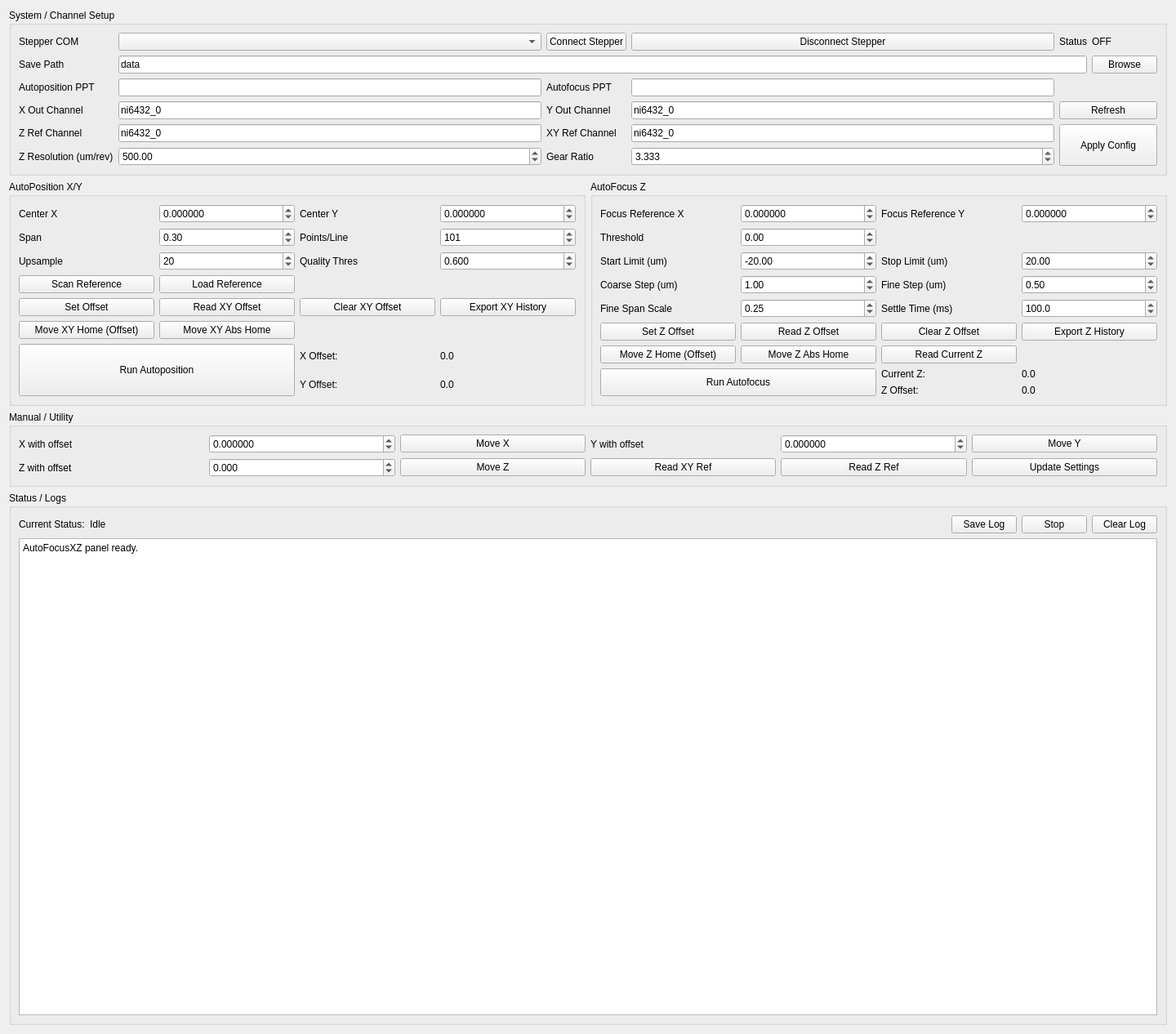
<?xml version="1.0" encoding="UTF-8"?>
<ui version="4.0">
 <class>autofocusXZ</class>
 <widget class="QWidget" name="autofocusXZ">
  <property name="geometry">
   <rect>
    <x>0</x>
    <y>0</y>
    <width>1440</width>
    <height>1266</height>
   </rect>
  </property>
  <property name="sizePolicy">
   <sizepolicy hsizetype="Maximum" vsizetype="Preferred">
    <horstretch>0</horstretch>
    <verstretch>0</verstretch>
   </sizepolicy>
  </property>
  <property name="maximumSize">
   <size>
    <width>1440</width>
    <height>16777215</height>
   </size>
  </property>
  <property name="windowTitle">
   <string>AutoFocus / AutoPosition XZ</string>
  </property>
  <layout class="QVBoxLayout" name="verticalLayoutMain">
   <item>
    <widget class="QGroupBox" name="groupBoxSystem">
     <property name="title">
      <string>System / Channel Setup</string>
     </property>
     <layout class="QGridLayout" name="gridLayoutSystem">
      <item row="1" column="5">
       <widget class="QPushButton" name="btnBrowseSavePath">
        <property name="text">
         <string>Browse</string>
        </property>
       </widget>
      </item>
      <item row="3" column="2">
       <widget class="QLabel" name="labelYDev">
        <property name="text">
         <string>Y Out Channel</string>
        </property>
       </widget>
      </item>
      <item row="3" column="3">
       <widget class="QLineEdit" name="lineYDevice">
        <property name="text">
         <string>ni6432_0</string>
        </property>
       </widget>
      </item>
      <item row="4" column="2">
       <widget class="QLabel" name="labelXYRefDev">
        <property name="text">
         <string>XY Ref Channel</string>
        </property>
       </widget>
      </item>
      <item row="4" column="0">
       <widget class="QLabel" name="labelZRefDev">
        <property name="text">
         <string>Z Ref Channel</string>
        </property>
       </widget>
      </item>
      <item row="4" column="1">
       <widget class="QLineEdit" name="lineZRefDevice">
        <property name="text">
         <string>ni6432_0</string>
        </property>
       </widget>
      </item>
      <item row="3" column="4" colspan="2">
       <widget class="QPushButton" name="btn_refreshListChannels">
        <property name="text">
         <string>Refresh</string>
        </property>
       </widget>
      </item>
      <item row="4" column="3">
       <widget class="QLineEdit" name="lineXYRefDevice">
        <property name="text">
         <string>ni6432_0</string>
        </property>
       </widget>
      </item>
      <item row="2" column="1">
       <widget class="QLineEdit" name="autoPositionPptPath">
        <property name="readOnly">
         <bool>true</bool>
        </property>
       </widget>
      </item>
      <item row="2" column="3">
       <widget class="QLineEdit" name="autoFocusPptPath">
        <property name="readOnly">
         <bool>true</bool>
        </property>
       </widget>
      </item>
      <item row="2" column="2">
       <widget class="QLabel" name="labelReportPptPath">
        <property name="text">
         <string>Autofocus PPT</string>
        </property>
       </widget>
      </item>
      <item row="0" column="3">
       <widget class="QPushButton" name="disconnect_com_btn">
        <property name="text">
         <string>Disconnect Stepper</string>
        </property>
       </widget>
      </item>
      <item row="1" column="1" colspan="4">
       <widget class="QLineEdit" name="lineSavePath">
        <property name="text">
         <string>data</string>
        </property>
       </widget>
      </item>
      <item row="0" column="5">
       <widget class="QLabel" name="ard_label_status">
        <property name="text">
         <string>OFF</string>
        </property>
       </widget>
      </item>
      <item row="1" column="0">
       <widget class="QLabel" name="labelSavePath">
        <property name="text">
         <string>Save Path</string>
        </property>
       </widget>
      </item>
      <item row="3" column="1">
       <widget class="QLineEdit" name="lineXDevice">
        <property name="text">
         <string>ni6432_0</string>
        </property>
       </widget>
      </item>
      <item row="0" column="1">
       <widget class="QComboBox" name="comboComPort"/>
      </item>
      <item row="2" column="0">
       <widget class="QLabel" name="labelCurrentMapPath">
        <property name="text">
         <string>Autoposition PPT</string>
        </property>
       </widget>
      </item>
      <item row="0" column="4">
       <widget class="QLabel" name="labelStatusT">
        <property name="text">
         <string>Status</string>
        </property>
       </widget>
      </item>
      <item row="0" column="2">
       <widget class="QPushButton" name="connect_com_btn">
        <property name="text">
         <string>Connect Stepper</string>
        </property>
       </widget>
      </item>
      <item row="3" column="0">
       <widget class="QLabel" name="labelXDev">
        <property name="text">
         <string>X Out Channel</string>
        </property>
       </widget>
      </item>
      <item row="0" column="0">
       <widget class="QLabel" name="labelCom">
        <property name="text">
         <string>Stepper COM</string>
        </property>
       </widget>
      </item>
      <item row="5" column="1">
       <widget class="QDoubleSpinBox" name="spinZResolution">
        <property name="minimum">
         <double>0.000000000000000</double>
        </property>
        <property name="maximum">
         <double>1000000.000000000000000</double>
        </property>
        <property name="value">
         <double>500.000000000000000</double>
        </property>
       </widget>
      </item>
      <item row="5" column="3">
       <widget class="QDoubleSpinBox" name="spinZGearRatio">
        <property name="decimals">
         <number>3</number>
        </property>
        <property name="minimum">
         <double>0.000000000000000</double>
        </property>
        <property name="maximum">
         <double>20.000000000000000</double>
        </property>
        <property name="value">
         <double>3.333000000000000</double>
        </property>
       </widget>
      </item>
      <item row="5" column="0">
       <widget class="QLabel" name="labelZResolution">
        <property name="text">
         <string>Z Resolution (um/rev)</string>
        </property>
       </widget>
      </item>
      <item row="5" column="2">
       <widget class="QLabel" name="labelZGearRatio">
        <property name="text">
         <string>Gear Ratio</string>
        </property>
       </widget>
      </item>
      <item row="4" column="4" rowspan="2" colspan="2">
       <widget class="QPushButton" name="btnApplyChannelConfig">
        <property name="sizePolicy">
         <sizepolicy hsizetype="Minimum" vsizetype="Preferred">
          <horstretch>0</horstretch>
          <verstretch>0</verstretch>
         </sizepolicy>
        </property>
        <property name="text">
         <string>Apply Config</string>
        </property>
       </widget>
      </item>
     </layout>
    </widget>
   </item>
   <item>
    <layout class="QHBoxLayout" name="horizontalLayoutWorkflows">
     <item>
      <widget class="QGroupBox" name="groupBoxAutoPosition">
       <property name="title">
        <string>AutoPosition X/Y</string>
       </property>
       <layout class="QGridLayout" name="gridLayoutAutoPosition">
        <item row="0" column="2">
         <widget class="QLabel" name="labelXYCenterY">
          <property name="text">
           <string>Center Y</string>
          </property>
         </widget>
        </item>
        <item row="0" column="3">
         <widget class="QDoubleSpinBox" name="spinXYCenterY">
          <property name="decimals">
           <number>6</number>
          </property>
          <property name="minimum">
           <double>-99.000000000000000</double>
          </property>
          <property name="maximum">
           <double>99.000000000000000</double>
          </property>
          <property name="value">
           <double>0.000000000000000</double>
          </property>
         </widget>
        </item>
        <item row="1" column="2">
         <widget class="QLabel" name="labelXYPoints">
          <property name="text">
           <string>Points/Line</string>
          </property>
         </widget>
        </item>
        <item row="0" column="0">
         <widget class="QLabel" name="labelXYCenterX">
          <property name="text">
           <string>Center X</string>
          </property>
         </widget>
        </item>
        <item row="0" column="1">
         <widget class="QDoubleSpinBox" name="spinXYCenterX">
          <property name="decimals">
           <number>6</number>
          </property>
          <property name="minimum">
           <double>-99.000000000000000</double>
          </property>
          <property name="maximum">
           <double>99.000000000000000</double>
          </property>
          <property name="value">
           <double>0.000000000000000</double>
          </property>
         </widget>
        </item>
        <item row="1" column="1">
         <widget class="QDoubleSpinBox" name="spinXYSpan">
          <property name="minimum">
           <double>0.000000000000000</double>
          </property>
          <property name="value">
           <double>0.300000000000000</double>
          </property>
         </widget>
        </item>
        <item row="1" column="0">
         <widget class="QLabel" name="labelXYSpan">
          <property name="text">
           <string>Span</string>
          </property>
         </widget>
        </item>
        <item row="1" column="3">
         <widget class="QSpinBox" name="spinXYPoints">
          <property name="minimum">
           <number>2</number>
          </property>
          <property name="maximum">
           <number>1000</number>
          </property>
          <property name="value">
           <number>101</number>
          </property>
         </widget>
        </item>
        <item row="8" column="0" rowspan="2" colspan="2">
         <widget class="QPushButton" name="btnMeasureAndSetXYOffset_2">
          <property name="sizePolicy">
           <sizepolicy hsizetype="Minimum" vsizetype="Preferred">
            <horstretch>0</horstretch>
            <verstretch>0</verstretch>
           </sizepolicy>
          </property>
          <property name="text">
           <string>Run Autoposition</string>
          </property>
         </widget>
        </item>
        <item row="5" column="3">
         <widget class="QPushButton" name="btnExportXYOffsetHistory">
          <property name="text">
           <string>Export XY History</string>
          </property>
         </widget>
        </item>
        <item row="4" column="0">
         <widget class="QPushButton" name="btnScanXYReference">
          <property name="text">
           <string>Scan Reference</string>
          </property>
         </widget>
        </item>
        <item row="4" column="1">
         <widget class="QPushButton" name="btnLoadXYReference">
          <property name="text">
           <string>Load Reference</string>
          </property>
         </widget>
        </item>
        <item row="9" column="2">
         <widget class="QLabel" name="labelCurrentXYOffsetY">
          <property name="text">
           <string>Y Offset:</string>
          </property>
         </widget>
        </item>
        <item row="9" column="3">
         <widget class="QLabel" name="labelCurrentXYOffsetYValue">
          <property name="text">
           <string>0.0</string>
          </property>
         </widget>
        </item>
        <item row="8" column="2">
         <widget class="QLabel" name="labelCurrentXYOffsetX">
          <property name="text">
           <string>X Offset:</string>
          </property>
         </widget>
        </item>
        <item row="5" column="0">
         <widget class="QPushButton" name="btnSetXYOffset">
          <property name="text">
           <string>Set Offset</string>
          </property>
         </widget>
        </item>
        <item row="5" column="1">
         <widget class="QPushButton" name="btnReadXYOffset">
          <property name="text">
           <string>Read XY Offset</string>
          </property>
         </widget>
        </item>
        <item row="5" column="2">
         <widget class="QPushButton" name="btnClearXYOffsetHistory">
          <property name="text">
           <string>Clear XY Offset</string>
          </property>
         </widget>
        </item>
        <item row="8" column="3">
         <widget class="QLabel" name="labelCurrentXYOffsetXValue">
          <property name="text">
           <string>0.0</string>
          </property>
         </widget>
        </item>
        <item row="2" column="3">
         <widget class="QDoubleSpinBox" name="spinXYQualityThreshold">
          <property name="decimals">
           <number>3</number>
          </property>
          <property name="maximum">
           <double>1.000000000000000</double>
          </property>
          <property name="value">
           <double>0.600000000000000</double>
          </property>
         </widget>
        </item>
        <item row="2" column="2">
         <widget class="QLabel" name="labelXYQuality">
          <property name="text">
           <string>Quality Thres</string>
          </property>
         </widget>
        </item>
        <item row="2" column="0">
         <widget class="QLabel" name="labelXYUpsample">
          <property name="text">
           <string>Upsample</string>
          </property>
         </widget>
        </item>
        <item row="2" column="1">
         <widget class="QSpinBox" name="spinXYUpsampleFactor">
          <property name="minimum">
           <number>1</number>
          </property>
          <property name="value">
           <number>20</number>
          </property>
         </widget>
        </item>
        <item row="7" column="1">
         <widget class="QPushButton" name="btnMoveXYAbsHome">
          <property name="text">
           <string>Move XY Abs Home</string>
          </property>
         </widget>
        </item>
        <item row="7" column="0">
         <widget class="QPushButton" name="btnMoveXYHome">
          <property name="text">
           <string>Move XY Home (Offset)</string>
          </property>
         </widget>
        </item>
       </layout>
      </widget>
     </item>
     <item>
      <widget class="QGroupBox" name="groupBoxAutofocus">
       <property name="title">
        <string>AutoFocus Z</string>
       </property>
       <layout class="QGridLayout" name="gridLayoutAutofocus">
        <item row="5" column="0">
         <widget class="QPushButton" name="btnCurrentZToZero">
          <property name="text">
           <string>Set Z Offset</string>
          </property>
         </widget>
        </item>
        <item row="7" column="0" rowspan="2" colspan="2">
         <widget class="QPushButton" name="btnRunAutofocus">
          <property name="sizePolicy">
           <sizepolicy hsizetype="Minimum" vsizetype="Preferred">
            <horstretch>0</horstretch>
            <verstretch>0</verstretch>
           </sizepolicy>
          </property>
          <property name="text">
           <string>Run Autofocus</string>
          </property>
         </widget>
        </item>
        <item row="0" column="2">
         <widget class="QLabel" name="labelFocusY">
          <property name="text">
           <string>Focus Reference Y</string>
          </property>
         </widget>
        </item>
        <item row="0" column="3">
         <widget class="QDoubleSpinBox" name="spinFocusY">
          <property name="decimals">
           <number>6</number>
          </property>
          <property name="minimum">
           <double>-99.000000000000000</double>
          </property>
          <property name="maximum">
           <double>99.000000000000000</double>
          </property>
          <property name="value">
           <double>0.000000000000000</double>
          </property>
         </widget>
        </item>
        <item row="0" column="1">
         <widget class="QDoubleSpinBox" name="spinFocusX">
          <property name="decimals">
           <number>6</number>
          </property>
          <property name="minimum">
           <double>-99.000000000000000</double>
          </property>
          <property name="maximum">
           <double>99.000000000000000</double>
          </property>
          <property name="value">
           <double>0.000000000000000</double>
          </property>
         </widget>
        </item>
        <item row="0" column="0">
         <widget class="QLabel" name="labelFocusX">
          <property name="text">
           <string>Focus Reference X</string>
          </property>
         </widget>
        </item>
        <item row="1" column="0">
         <widget class="QLabel" name="labelFocusThreshold">
          <property name="text">
           <string>Threshold</string>
          </property>
         </widget>
        </item>
        <item row="1" column="1">
         <widget class="QDoubleSpinBox" name="spinFocusThreshold">
          <property name="minimum">
           <double>-1000000.000000000000000</double>
          </property>
          <property name="maximum">
           <double>1000000.000000000000000</double>
          </property>
         </widget>
        </item>
        <item row="2" column="3">
         <widget class="QDoubleSpinBox" name="spinFocusUpLimit">
          <property name="minimum">
           <double>-10000.000000000000000</double>
          </property>
          <property name="maximum">
           <double>10000.000000000000000</double>
          </property>
          <property name="value">
           <double>20.000000000000000</double>
          </property>
         </widget>
        </item>
        <item row="3" column="0">
         <widget class="QLabel" name="labelCoarse">
          <property name="text">
           <string>Coarse Step (um)</string>
          </property>
         </widget>
        </item>
        <item row="2" column="0">
         <widget class="QLabel" name="labelFocusDown">
          <property name="text">
            <string>Start Limit (um)</string>
          </property>
         </widget>
        </item>
        <item row="7" column="3">
         <widget class="QLabel" name="labelCurrentZValue">
          <property name="text">
           <string>0.0</string>
          </property>
         </widget>
        </item>
        <item row="8" column="3">
         <widget class="QLabel" name="labelCurrentZOffsetValue">
          <property name="text">
           <string>0.0</string>
          </property>
         </widget>
        </item>
        <item row="8" column="2">
         <widget class="QLabel" name="labelCurrentZOffsetT">
          <property name="text">
           <string>Z Offset:</string>
          </property>
         </widget>
        </item>
        <item row="5" column="2">
         <widget class="QPushButton" name="btnClearZOffsetHistory">
          <property name="text">
           <string>Clear Z Offset</string>
          </property>
         </widget>
        </item>
        <item row="5" column="1">
         <widget class="QPushButton" name="btnReadZOffset">
          <property name="text">
           <string>Read Z Offset</string>
          </property>
         </widget>
        </item>
        <item row="6" column="2">
         <widget class="QPushButton" name="btnReadCurrentZ">
          <property name="text">
           <string>Read Current Z</string>
          </property>
         </widget>
        </item>
        <item row="6" column="1">
         <widget class="QPushButton" name="btnMoveZAbsHome">
          <property name="text">
           <string>Move Z Abs Home</string>
          </property>
         </widget>
        </item>
        <item row="6" column="0">
         <widget class="QPushButton" name="btnMoveZHome">
          <property name="text">
           <string>Move Z Home (Offset)</string>
          </property>
         </widget>
        </item>
        <item row="5" column="3">
         <widget class="QPushButton" name="btnExportZOffsetHistory">
          <property name="text">
           <string>Export Z History</string>
          </property>
         </widget>
        </item>
        <item row="2" column="1">
         <widget class="QDoubleSpinBox" name="spinFocusDownLimit">
          <property name="minimum">
           <double>-10000.000000000000000</double>
          </property>
          <property name="maximum">
           <double>10000.000000000000000</double>
          </property>
          <property name="value">
           <double>-20.000000000000000</double>
          </property>
         </widget>
        </item>
        <item row="2" column="2">
         <widget class="QLabel" name="labelFocusUp">
          <property name="text">
            <string>Stop Limit (um)</string>
          </property>
         </widget>
        </item>
        <item row="3" column="1">
         <widget class="QDoubleSpinBox" name="spinFocusCoarseStep">
          <property name="minimum">
           <double>0.000000000000000</double>
          </property>
          <property name="value">
           <double>1.000000000000000</double>
          </property>
         </widget>
        </item>
        <item row="4" column="0">
         <widget class="QLabel" name="labelFineSpan">
          <property name="text">
           <string>Fine Span Scale</string>
          </property>
         </widget>
        </item>
        <item row="3" column="3">
         <widget class="QDoubleSpinBox" name="spinFocusFineStep">
          <property name="minimum">
           <double>0.000000000000000</double>
          </property>
          <property name="value">
           <double>0.500000000000000</double>
          </property>
         </widget>
        </item>
        <item row="3" column="2">
         <widget class="QLabel" name="labelFine">
          <property name="text">
           <string>Fine Step (um)</string>
          </property>
         </widget>
        </item>
        <item row="4" column="1">
         <widget class="QDoubleSpinBox" name="spinFocusFineSpanScale">
          <property name="maximum">
            <double>1.000000000000000</double>
          </property>
          <property name="value">
           <double>0.250000000000000</double>
          </property>
         </widget>
        </item>
        <item row="4" column="2">
         <widget class="QLabel" name="labelFocusSettleMs">
          <property name="text">
           <string>Settle Time (ms)</string>
          </property>
         </widget>
        </item>
        <item row="4" column="3">
         <widget class="QDoubleSpinBox" name="spinFocusSettleMs">
          <property name="decimals">
           <number>1</number>
          </property>
          <property name="minimum">
           <double>0.000000000000000</double>
          </property>
          <property name="maximum">
           <double>1000000.000000000000000</double>
          </property>
          <property name="singleStep">
           <double>10.000000000000000</double>
          </property>
          <property name="value">
           <double>100.000000000000000</double>
          </property>
         </widget>
        </item>
        <item row="7" column="2">
         <widget class="QLabel" name="labelCurrentZT">
          <property name="text">
           <string>Current Z:</string>
          </property>
         </widget>
        </item>
       </layout>
      </widget>
     </item>
    </layout>
   </item>
   <item>
    <widget class="QGroupBox" name="groupBoxManual">
     <property name="title">
      <string>Manual / Utility</string>
     </property>
     <layout class="QGridLayout" name="gridLayoutManual">
      <item row="0" column="0">
       <widget class="QLabel" name="labelManualX">
        <property name="text">
         <string>X with offset</string>
        </property>
       </widget>
      </item>
      <item row="0" column="1">
       <widget class="QDoubleSpinBox" name="spinManualXWithOffset">
        <property name="decimals">
         <number>6</number>
        </property>
        <property name="minimum">
         <double>-99.000000000000000</double>
        </property>
        <property name="maximum">
         <double>99.000000000000000</double>
        </property>
       </widget>
      </item>
      <item row="0" column="2">
       <widget class="QPushButton" name="btnMoveXWithOffset">
        <property name="text">
         <string>Move X</string>
        </property>
       </widget>
      </item>
      <item row="0" column="3">
       <widget class="QLabel" name="labelManualY">
        <property name="text">
         <string>Y with offset</string>
        </property>
       </widget>
      </item>
      <item row="0" column="4">
       <widget class="QDoubleSpinBox" name="spinManualYWithOffset">
        <property name="decimals">
         <number>6</number>
        </property>
        <property name="minimum">
         <double>-99.000000000000000</double>
        </property>
        <property name="maximum">
         <double>99.000000000000000</double>
        </property>
       </widget>
      </item>
      <item row="0" column="5">
       <widget class="QPushButton" name="btnMoveYWithOffset">
        <property name="text">
         <string>Move Y</string>
        </property>
       </widget>
      </item>
      <item row="1" column="0">
       <widget class="QLabel" name="labelManualZ">
        <property name="text">
         <string>Z with offset</string>
        </property>
       </widget>
      </item>
      <item row="1" column="1">
       <widget class="QDoubleSpinBox" name="spinManualZWithOffset">
        <property name="decimals">
         <number>3</number>
        </property>
        <property name="minimum">
         <double>-10000.000000000000000</double>
        </property>
        <property name="maximum">
         <double>10000.000000000000000</double>
        </property>
       </widget>
      </item>
      <item row="1" column="2">
       <widget class="QPushButton" name="btnMoveZWithOffset">
        <property name="text">
         <string>Move Z</string>
        </property>
       </widget>
      </item>
      <item row="1" column="3">
       <widget class="QPushButton" name="btnReadXYReferenceValue">
        <property name="text">
         <string>Read XY Ref</string>
        </property>
       </widget>
      </item>
      <item row="1" column="4">
       <widget class="QPushButton" name="btnReadZReferenceValue">
        <property name="text">
         <string>Read Z Ref</string>
        </property>
       </widget>
      </item>
      <item row="1" column="5">
       <widget class="QPushButton" name="update_settings_btn">
        <property name="text">
         <string>Update Settings</string>
        </property>
       </widget>
      </item>
     </layout>
    </widget>
   </item>
   <item>
    <widget class="QGroupBox" name="groupBoxStatus">
     <property name="title">
      <string>Status / Logs</string>
     </property>
     <layout class="QVBoxLayout" name="verticalLayoutStatus">
      <item>
       <layout class="QHBoxLayout" name="horizontalLayoutStatus">
        <item>
         <widget class="QLabel" name="labelCurrentStatus">
          <property name="text">
           <string>Current Status:</string>
          </property>
         </widget>
        </item>
        <item>
         <widget class="QLabel" name="labelCurrentStatusValue">
          <property name="text">
           <string>Idle</string>
          </property>
         </widget>
        </item>
        <item>
         <spacer name="horizontalSpacer">
          <property name="orientation">
           <enum>Qt::Horizontal</enum>
          </property>
          <property name="sizeHint" stdset="0">
           <size>
            <width>40</width>
            <height>20</height>
           </size>
          </property>
         </spacer>
        </item>
        <item>
         <widget class="QPushButton" name="btnSaveStatusLog">
          <property name="text">
           <string>Save Log</string>
          </property>
         </widget>
        </item>
        <item>
         <widget class="QPushButton" name="btnStopOperations">
          <property name="text">
           <string>Stop</string>
          </property>
         </widget>
        </item>
        <item>
         <widget class="QPushButton" name="btnClearStatusLog">
          <property name="text">
           <string>Clear Log</string>
          </property>
         </widget>
        </item>
       </layout>
      </item>
      <item>
       <widget class="QPlainTextEdit" name="statusTextPanel">
        <property name="minimumSize">
         <size>
          <width>0</width>
          <height>160</height>
         </size>
        </property>
        <property name="readOnly">
         <bool>true</bool>
        </property>
        <property name="plainText">
         <string>AutoFocusXZ panel ready.</string>
        </property>
       </widget>
      </item>
      <item>
       <layout class="QGridLayout" name="gridLayoutPaths"/>
      </item>
     </layout>
    </widget>
   </item>
  </layout>
 </widget>
 <resources/>
 <connections/>
</ui>
